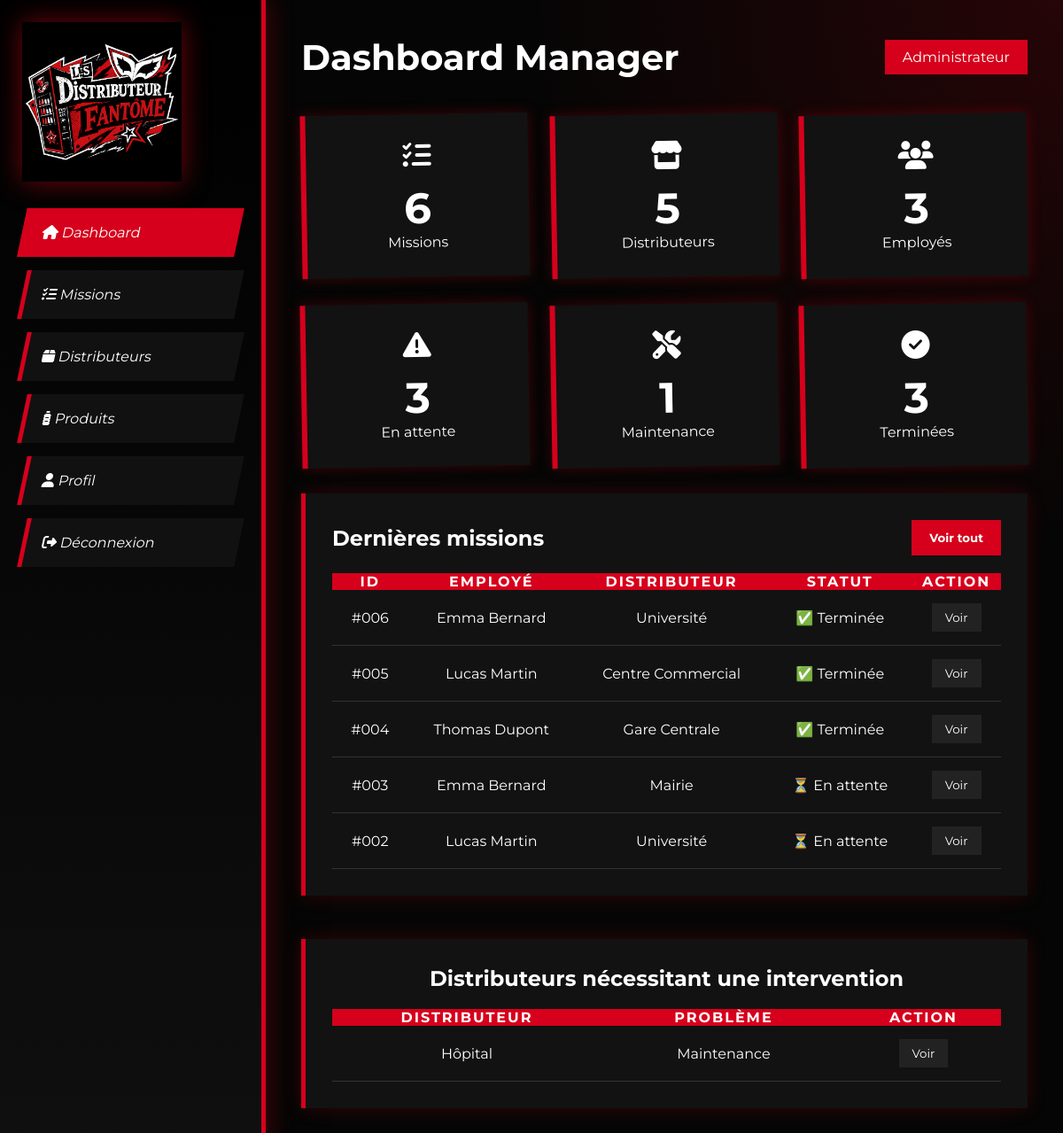
The app's page /index_manager.php (signed in) with its own data.
### tables this page shows
CREATE TABLE mission (
    id_mission INT AUTO_INCREMENT PRIMARY KEY,
    date_mission DATE NOT NULL,
    heure_debut TIME,
    heure_fin TIME,
    statut_mission ENUM('en_attente', 'en_cours', 'terminee') DEFAULT 'en_attente',
    commentaire TEXT,
    code_dist INT,
    FOREIGN KEY (code_dist) REFERENCES distributeur(code_dist) ON DELETE SET NULL
);

CREATE TABLE personne (
    id_employe INT AUTO_INCREMENT PRIMARY KEY,
    nom VARCHAR(100) NOT NULL,
    prenom VARCHAR(100) NOT NULL,
    role ENUM('employe', 'manager') NOT NULL DEFAULT 'employe',
    login VARCHAR(100) NOT NULL UNIQUE,
    mdp VARCHAR(255) NOT NULL,
    email VARCHAR(150),
    telephone VARCHAR(20),
    date_creation TIMESTAMP DEFAULT CURRENT_TIMESTAMP
);

CREATE TABLE distributeur (
    code_dist INT AUTO_INCREMENT PRIMARY KEY,
    libelle_distrib VARCHAR(150) NOT NULL,
    description TEXT,
    adress VARCHAR(255),
    id_type INT,
    id_marque INT,
    id_etat INT DEFAULT 1,
    date_creation TIMESTAMP DEFAULT CURRENT_TIMESTAMP,
    FOREIGN KEY (id_type) REFERENCES type_distributeur(id_type),
    FOREIGN KEY (id_marque) REFERENCES marque(id_marque),
    FOREIGN KEY (id_etat) REFERENCES etat_distributer(id_etat)
);

CREATE TABLE etat_distributer (
    id_etat INT AUTO_INCREMENT PRIMARY KEY,
    libelle_etat_distributeur VARCHAR(100) NOT NULL
);

### index_manager.php (the view, shortened to what this page needs)
<?php
$pdo = getPDO();
$nbMissions     = $pdo->query("SELECT COUNT(*) FROM mission")->fetchColumn();
$nbDistrib      = $pdo->query("SELECT COUNT(*) FROM distributeur")->fetchColumn();
$nbEmployes     = $pdo->query("SELECT COUNT(*) FROM employe")->fetchColumn();
$nbAlertes      = $pdo->query("SELECT COUNT(*) FROM mission WHERE statut_mission = 'en_attente'")->fetchColumn();
$nbMaintenance  = $pdo->query("SELECT COUNT(*) FROM distributeur WHERE id_etat = 2")->fetchColumn();
$nbTerminees    = $pdo->query("SELECT COUNT(*) FROM mission WHERE statut_mission = 'terminee'")->fetchColumn();
$derniersMissions = $pdo->query("
    SELECT m.id_mission, m.statut_mission, d.libelle_distrib, p.prenom AS employe_prenom, p.nom AS employe_nom
    FROM mission m
    JOIN distributeur d ON d.code_dist = m.code_dist
    LEFT JOIN missioner mi ON mi.id_mission = m.id_mission
    LEFT JOIN personne p ON p.id_employe = mi.id_employe
    ORDER BY m.id_mission DESC LIMIT 5
")->fetchAll();
$distribAlert = $pdo->query("
    SELECT d.libelle_distrib, ea.libelle_etat_distributeur AS etat
    FROM distributeur d
    JOIN etat_distributer ea ON ea.id_etat = d.id_etat
    WHERE d.id_etat != 1
")->fetchAll();
?>
<!DOCTYPE html>
<html lang="fr">
<head>
    <link rel="stylesheet" href="style.css">
    <link rel="stylesheet" href="https://cdnjs.cloudflare.com/ajax/libs/font-awesome/6.5.1/css/all.min.css">
</head>
<body>
<?php include 'sidebar_manager.php'; ?>
<main>
    <header>
        <h1>Dashboard Manager</h1>
        <div class="date">Administrateur</div>
    </header>
    <div class="cards">
        <div class="card"><i class="fa-solid fa-list-check"></i><h3><?= $nbMissions ?></h3><p>Missions</p></div>
        <div class="card"><i class="fa-solid fa-store"></i><h3><?= $nbDistrib ?></h3><p>Distributeurs</p></div>
        <div class="card"><i class="fa-solid fa-users"></i><h3><?= $nbEmployes ?></h3><p>Employés</p></div>
    </div>
    <div class="cards">
        <div class="card"><i class="fa-solid fa-triangle-exclamation"></i><h3><?= $nbAlertes ?></h3><p>En attente</p></div>
        <div class="card"><i class="fa-solid fa-screwdriver-wrench"></i><h3><?= $nbMaintenance ?></h3><p>Maintenance</p></div>
        <div class="card"><i class="fa-solid fa-circle-check"></i><h3><?= $nbTerminees ?></h3><p>Terminées</p></div>
    </div>
    <section class="missions">
        <div class="page-title">
            <h2>Dernières missions</h2>
            <button class="btn-add" onclick="location.href='manager_mission.php'">Voir tout</button>
        </div>
        <table>
            <tr><th>ID</th><th>Employé</th><th>Distributeur</th><th>Statut</th><th>Action</th></tr>
            <?php foreach ($derniersMissions as $m): ?>
            <tr>
                <td>#<?= str_pad($m['id_mission'], 3, '0', STR_PAD_LEFT) ?></td>
                <td><?= htmlspecialchars($m['employe_prenom'] . ' ' . $m['employe_nom']) ?></td>
                <td><?= htmlspecialchars($m['libelle_distrib']) ?></td>
                <td><?= $m['statut_mission'] === 'terminee' ? '✅ Terminée' : ($m['statut_mission'] === 'en_cours' ? '🔄 En cours' : '⏳ En attente') ?></td>
                <td><button class="btn-action" onclick="location.href='detaile_mission.php?id=<?= $m['id_mission'] ?>'">Voir</button></td>
            </tr>
            <?php endforeach; ?>
        </table>
    </section>
    <br>
    <section class="missions">
        <h2>Distributeurs nécessitant une intervention</h2>
        <?php if (empty($distribAlert)): ?>
        <p style="text-align:center;color:#2d7a2d;padding:20px;">✅ Tous les distributeurs sont opérationnels</p>
        <?php else: ?>
        <table>
            <tr><th>Distributeur</th><th>Problème</th><th>Action</th></tr>
            <?php foreach ($distribAlert as $d): ?>
            <tr>
                <td><?= htmlspecialchars($d['libelle_distrib']) ?></td>
                <td><?= htmlspecialchars($d['etat']) ?></td>
                <td><button class="btn-action" onclick="location.href='distributeur.php'">Voir</button></td>
            </tr>
            <?php endforeach; ?>
        </table>
        <?php endif; ?>
    </section>
</main>
</body>
</html>

### style.css (style rules this page uses)
:root { --red:#d6001c; --red-dark:#a30015; --black: #050505; --gray: #141414; --white: #FFFFFF; }
* { margin: 0; padding: 0; box-sizing: border-box; font-family: 'Montserrat', sans-serif; }
body { display: flex; overflow-x: hidden; min-height: 100vh; background: radial-gradient(circle at top right, rgba(227, 6, 19, .15), transparent 35%), #050505; color: white; }
main { flex: 1; padding: 40px; }
header { display: flex; justify-content: space-between; align-items: center; margin-bottom: 40px; }
header h1 { font-size: 2.5rem; }
.date { background: var(--red); padding: 10px 20px; }
.cards { display: flex; gap: 25px; justify-content: center; align-items: center; margin-top: 30px; }
.card { flex: 1; padding: 30px; background: #121212; text-align: center; border-left: 6px solid var(--red); border-radius: 0; box-shadow: 0 0 15px rgba(227, 6, 19, .25); transform: rotate(-1deg); transition: .3s; }
.card i { font-size: 2rem; margin-bottom: 15px; }
.card h3 { font-size: 3rem; }
.missions { background: #121212; border-left: 5px solid var(--red); box-shadow: 0 0 20px rgba(227, 6, 19, .2); padding: 30px; margin-top: 30px; text-align: center; }
table { width: 100%; border-collapse: collapse; margin-top: 20px; }
th { background: var(--red); color: white; text-transform: uppercase; letter-spacing: 2px; }
td { padding: 15px; border-bottom: 1px solid #333; justify-content: center; }
.page-title { display:flex; justify-content:space-between; align-items:center; margin-bottom:20px; }
.btn-add { background:var(--red); color:white; border:none; padding:12px 20px; cursor:pointer; font-weight:bold; }
.btn-action { background:#222; color:white; border:none; padding:8px 15px; cursor:pointer; }

### records on screen
mission: id_mission "006", personne.prenom+nom "Emma Bernard", code_dist.libelle_distrib "Université", statut_mission "✅ Terminée"
mission: id_mission "005", personne.prenom+nom "Lucas Martin", code_dist.libelle_distrib "Centre Commercial", statut_mission "✅ Terminée"
mission: id_mission "004", personne.prenom+nom "Thomas Dupont", code_dist.libelle_distrib "Gare Centrale", statut_mission "✅ Terminée"
mission: id_mission "003", personne.prenom+nom "Emma Bernard", code_dist.libelle_distrib "Mairie", statut_mission "⏳ En attente"
mission: id_mission "002", personne.prenom+nom "Lucas Martin", code_dist.libelle_distrib "Université", statut_mission "⏳ En attente"
distributeur: libelle_distrib "Hôpital", id_etat.libelle_etat_distributeur "Maintenance"

### other values on screen
$nbMissions "6"
$nbDistrib "5"
$nbEmployes "3"
$nbAlertes "3"
$nbMaintenance "1"
$nbTerminees "3"
